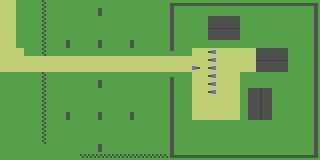

The image is a tile-based game level rendered from a .tmx file. Its description and source (layers, tilesets, objects; grid data summarised) follow:
An orthogonal 40x20 tile map with 8x8 px tiles, 3 tile layers (color, tiles, actors), 2 hidden layers not drawn.

<map version="1.10" tiledversion="1.12.2" orientation="orthogonal" renderorder="right-down" width="40" height="20" tilewidth="8" tileheight="8" infinite="0" backgroundcolor="#404040" nextlayerid="10" nextobjectid="1">
 <tileset firstgid="1" source="tiles.tsx" />
 <layer id="1" name="color" width="40" height="20">
  <data>[800 cells, 800 non-empty, 3 distinct tile ids]</data>
 </layer>
 <layer id="5" name="rooms" width="40" height="20" visible="0">
  <data>[800 cells, 800 non-empty, 4 distinct tile ids]</data>
 </layer>
 <layer id="2" name="tiles" width="40" height="20">
  <data>[800 cells, 211 non-empty, 14 distinct tile ids]</data>
 </layer>
 <layer id="4" name="properties" width="40" height="20" visible="0">
  <data>[800 cells, 95 non-empty, 6 distinct tile ids]</data>
 </layer>
 <layer id="3" name="actors" width="40" height="20">
  <data>[800 cells, 15 non-empty, 3 distinct tile ids]</data>
 </layer>
</map>
